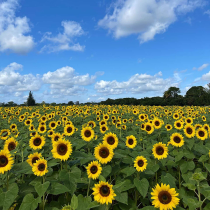
#> input picture images/the_berry_farms_sunflower_field.jpeg, 210 x 210 px, shrunk from 1440 x 1440 before the run
$ jupyter execute Q1_v1.ipynb
#> lines starting #> are read from the running program, lines starting #| are printed output that depends on the picture
[cell 1]
import cv2 as cv
import numpy as np
import matplotlib.pyplot as plt
import matplotlib.colors as mcolors

[cell 2]
def laplace_of_gaussian(sigma):
    hw = round(3*sigma)    # Half width of kernel
    X, Y = np.meshgrid(np.arange(-hw, hw + 1, 1), np.arange(-hw, hw + 1, 1))

    log = ((X**2 + Y**2)/(2*sigma**2) - 1) * np.exp(-(X**2 + Y**2)/(2*sigma**2)) / (np.pi * sigma**4)
    return log

def laplacian_of_gaussian(sigma: float) -> np.ndarray:
    hw = round(3*sigma)    # Half width of kernel
    x, y = np.meshgrid(np.arange(-hw, hw + 1, 1), np.arange(-hw, hw + 1, 1))

    # Compute the Laplacian of Gaussian
    laplacian = ((x**2 + y**2 - 2 * sigma**2)/sigma**2) * np.exp(-(x**2 + y**2) / (2 * sigma**2))/ (np.pi * sigma**4)
    laplacian = laplacian * (sigma**2)
    # [10 lines of commented-out code are left out]

    return laplacian

[cell 3]
def detect_max(img_log, sigma):
    coordinates = []
    (h, w) = img_log.shape
    k = 1
    for i in range(k, h-k):
        for j in range(k, w-k):
            slice_img = img_log[i-k:i+k+1, j-k:j+k+1]
            result = np.max(slice_img) # finding maximum
            if result >= 0.09: # threshold
                x, y = np.unravel_index(slice_img.argmax(), slice_img.shape)
                coordinates.append((i+x-k, j+y-k)) #finding co-rdinates
    return set(coordinates)

[cell 4]
img1 = cv.imread('../../images/the_berry_farms_sunflower_field.jpeg', cv.IMREAD_REDUCED_COLOR_4)
#> img1 is the input picture: shape (210, 210, 3); mean B, G, R 119.8, 125.3, 100.4
img1 = cv.cvtColor(img1, cv.COLOR_BGR2GRAY) / 255
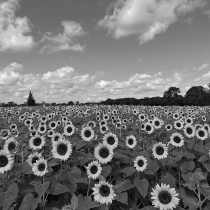
#> img1: shape (210, 210) float64; min 0.0196, max 0.984, mean 0.46

fig, axes = plt.subplots(3, 3, figsize = (15, 15))

# Finding local peaks for each sigma
for r, ax in enumerate(axes.flatten(), start = 1):
    sigma = r/1.414
    LOG = laplace_of_gaussian(sigma)
    img1_log = np.square(cv.filter2D(img1, -1, LOG))

    coordinates = detect_max(img1_log, sigma)

    ax.imshow(img1_log, cmap = 'gray')
    ax.set_title(f'r = {r}')

    for x, y in coordinates:
        c = plt.Circle((y, x), sigma * 1.414, color = 'red', linewidth=1, fill=False)
        ax.add_patch(c)
    ax.plot()
#> this loop made 9 passes
#> pass 1, `img1_log = np.square(cv.filter2D(img1, -1, LOG))`:
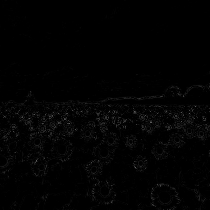
#> img1_log: shape (210, 210) float64; min 5.25e-15, max 0.373, mean 0.0106
#> pass 2, `img1_log = np.square(cv.filter2D(img1, -1, LOG))`:
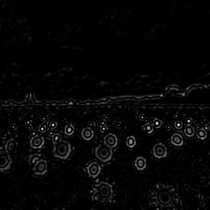
#> img1_log: shape (210, 210) float64; min 5.89e-14, max 0.035, mean 0.000908; drawn with min black and max white
#> pass 3, `img1_log = np.square(cv.filter2D(img1, -1, LOG))`:
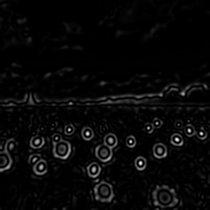
#> img1_log: shape (210, 210) float64; min 3.59e-13, max 0.00654, mean 0.000221; drawn with min black and max white
#> after the loop:
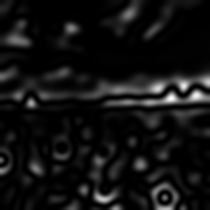
#> img1_log: shape (210, 210) float64; min 1.5e-15, max 3.03e-05, mean 2.22e-06; drawn with min black and max white

plt.axis('off')
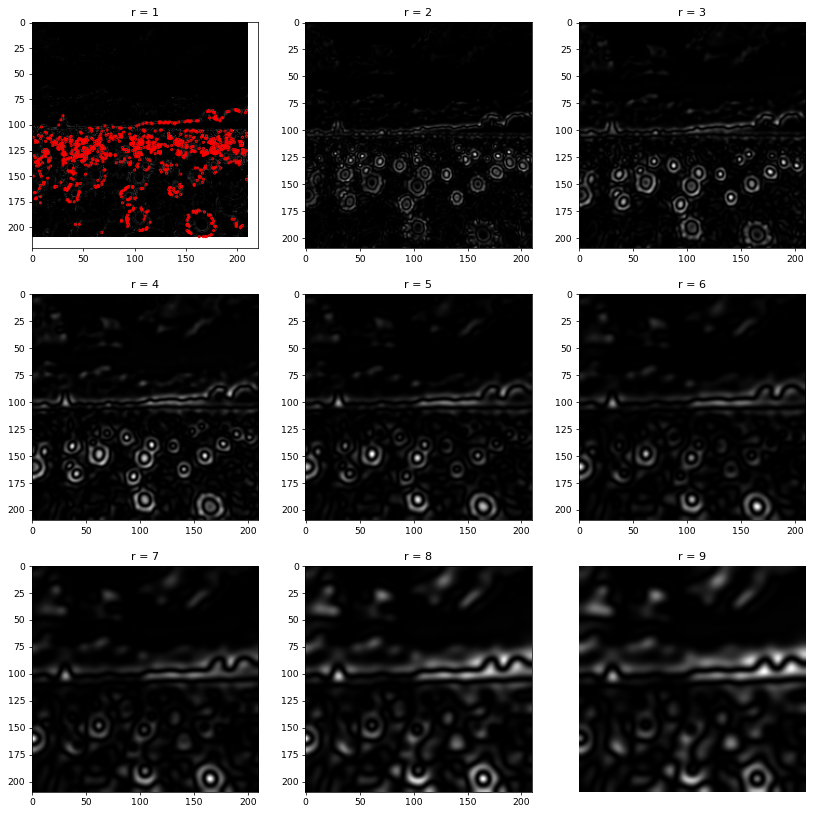
#> figure drawn by matplotlib, 9 panels

[cell 5]
img1 = cv.imread('../../images/the_berry_farms_sunflower_field.jpeg', cv.IMREAD_REDUCED_COLOR_4)
img1_gray = cv.cvtColor(img1, cv.COLOR_BGR2GRAY) / 255

fig, axes = plt.subplots(1, 2, figsize = (10, 10))

axes[0].imshow(cv.cvtColor(img1, cv.COLOR_BGR2RGB))
axes[0].set_title("Original Image")
axes[0].axis('off')

ax = axes[1]
ax.imshow(img1_gray, cmap = 'gray')
ax.grid(False)
colors = list(mcolors.TABLEAU_COLORS)

patches = []
labels = []

for r in range(1, 11):
    sigma = r/1.414
    LOG = sigma**2 * laplace_of_gaussian(sigma)
    img1_log = np.square(cv.filter2D(img1_gray, -1, LOG))

    coordinates = detect_max(img1_log, sigma)

    for x, y in coordinates:
        c = plt.Circle((y, x), sigma * 1.414, color = colors[-1], linewidth=1, fill=False)
        ax.add_patch(c)
    patches.append(c)
    labels.append(f'r = {r}')
    ax.plot()
#> this loop made 10 passes
#> pass 1, `img1_log = np.square(cv.filter2D(img1_gray, -1, LOG))`:
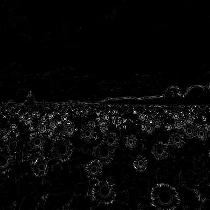
#> img1_log: shape (210, 210) float64; min 1.31e-15, max 0.0933, mean 0.00265; drawn with min black and max white
#> after the loop:
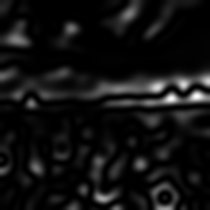
#> img1_log: shape (210, 210) float64; min 5.36e-13, max 0.0515, mean 0.00373; drawn with min black and max white
#> after the loop, labels = ['r = 1', 'r = 2', 'r = 3', 'r = 4', 'r = 5', 'r = 6', 'r = 7', 'r = 8', 'r = 9', 'r = 10']; patches = 10 items
ax.set_xlim(0, img1.shape[1])

plt.axis('off')
ax.set_title("Detected blobs at different sigma values")
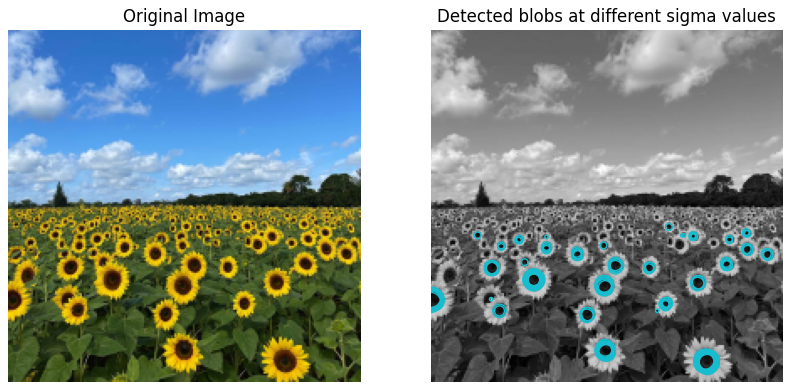
#> figure drawn by matplotlib, 2 panels

$ run again, with images/005.jpg copied over images/the_berry_farms_sunflower_field.jpeg
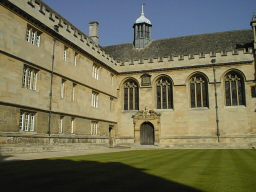
#> input picture images/005.jpg, 256 x 192 px
#> img1 is the input picture: shape (192, 256, 3); mean B, G, R 84.4, 109.4, 111.6
#> img1: shape (192, 256) float64
#> the loop `for r in range(1, 11):` made 10 passes
#> pass 1, `img1_log = np.square(cv.filter2D(img1_gray, -1, LOG))`:
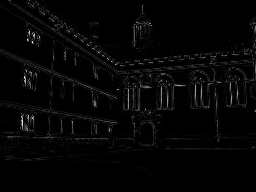
#> img1_log: shape (192, 256) float64; min 3.57e-16, max 0.095, mean 0.0021; drawn with min black and max white
#> after the loop `for r in range(1, 11):`: labels = ['r = 1', 'r = 2', 'r = 3', 'r = 4', 'r = 5', 'r = 6', 'r = 7', 'r = 8', 'r = 9', 'r = 10']; patches = 10 items
#> `[cell 5] img1 = cv.imread('../../images/the_berry_farms_sunflower_fiel..`:
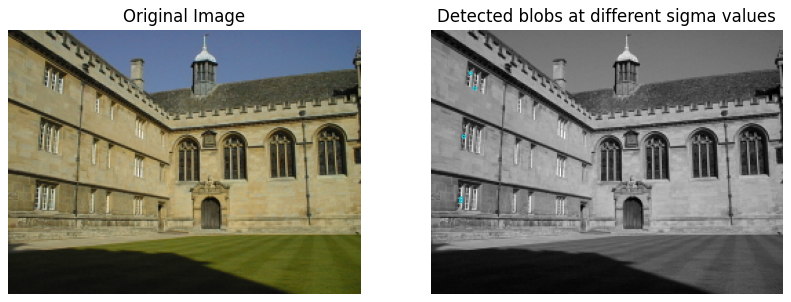
#> figure drawn by matplotlib, 2 panels
